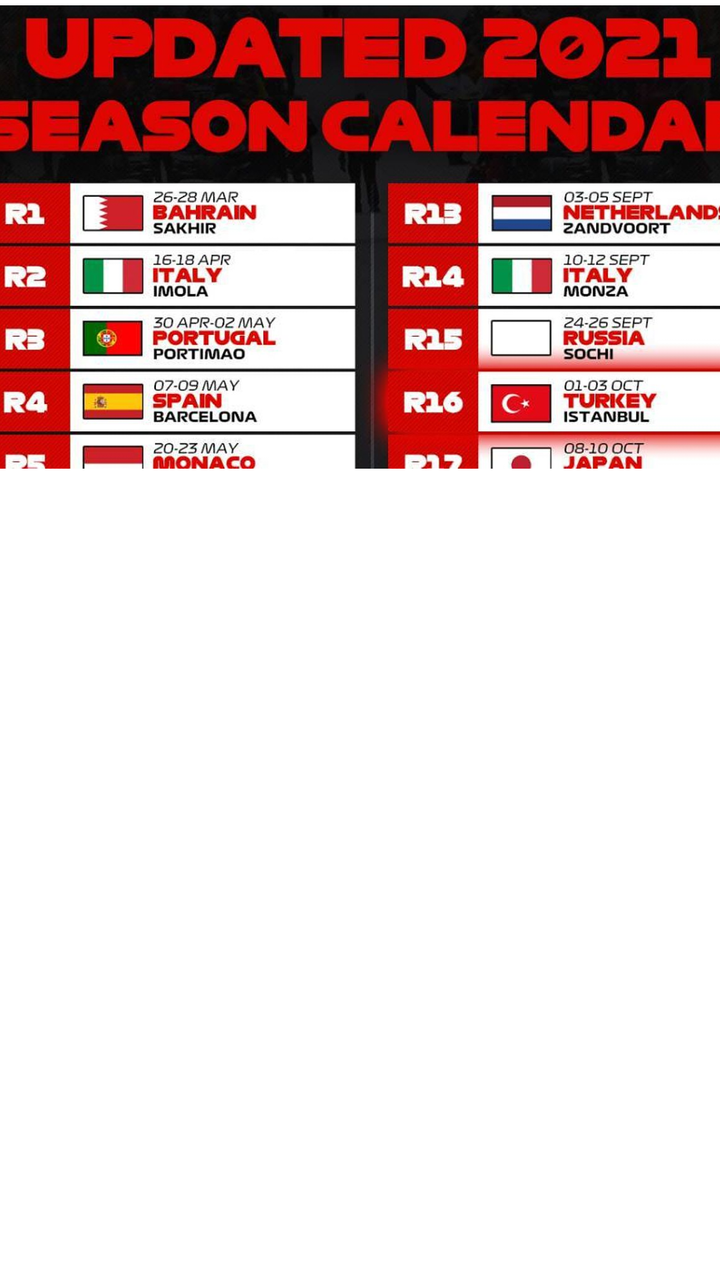
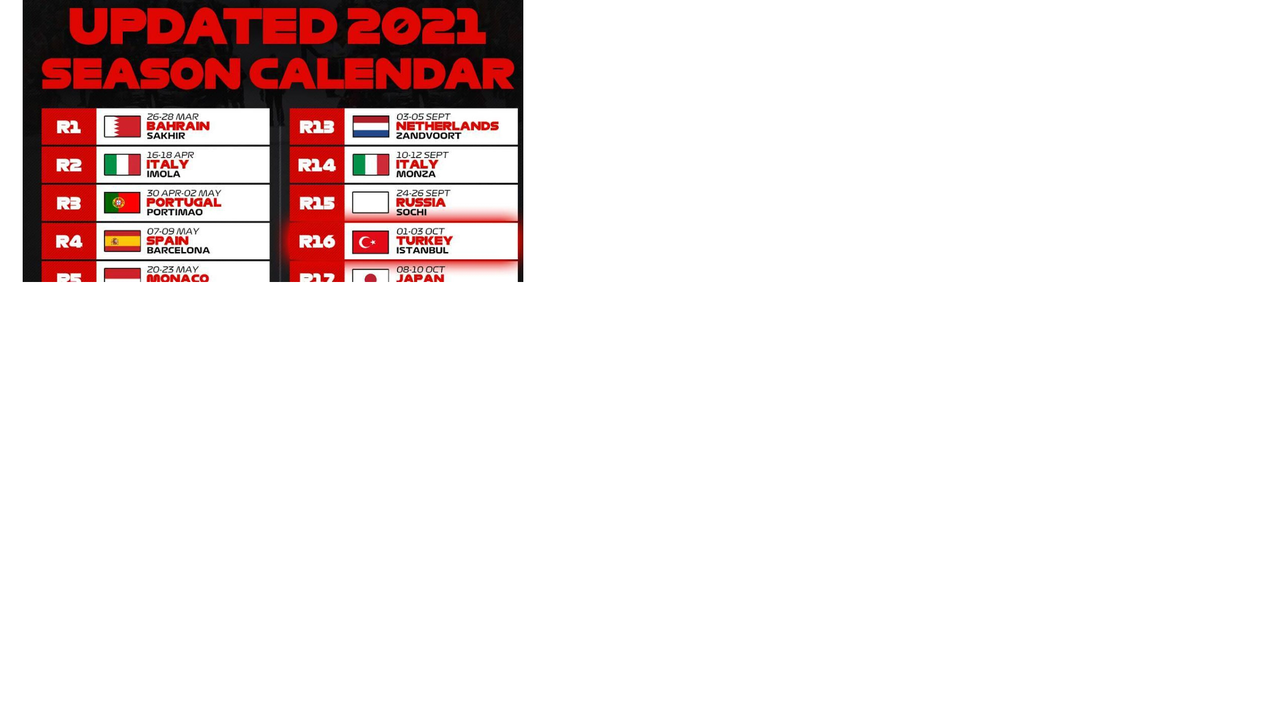

Two renders of one Android screen. The first uses the default layout on a phone; the second uses the alternative layout the repository ships for a different screen configuration, on a matching device. The two XML files are below.
<!-- AndroidManifest.xml: application theme Theme.FormulaOne -->
<!-- res/layout/activity_schedule.xml -->
<?xml version="1.0" encoding="utf-8"?>
<androidx.constraintlayout.widget.ConstraintLayout xmlns:android="http://schemas.android.com/apk/res/android"
    xmlns:app="http://schemas.android.com/apk/res-auto"
    xmlns:tools="http://schemas.android.com/tools"
    android:layout_width="match_parent"
    android:layout_height="match_parent"
    tools:context=".Schedule">

    <androidx.recyclerview.widget.RecyclerView
        android:id="@+id/scheduleRecycler"
        android:layout_width="413dp"
        android:layout_height="423dp"
        app:layout_constraintBottom_toBottomOf="parent"
        app:layout_constraintEnd_toEndOf="parent"
        app:layout_constraintStart_toStartOf="parent"
        app:layout_constraintTop_toBottomOf="@+id/imageView2"
        tools:listitem="@layout/schedulelayout" />

    <ImageView
        android:id="@+id/imageView2"
        android:layout_width="412dp"
        android:layout_height="237dp"
        app:layout_constraintEnd_toEndOf="parent"
        app:layout_constraintStart_toStartOf="parent"
        app:layout_constraintTop_toTopOf="parent"
        app:srcCompat="@drawable/schedule" />
</androidx.constraintlayout.widget.ConstraintLayout>
<!-- res/layout/schedulelayout.xml (included above) -->
<?xml version="1.0" encoding="utf-8"?>
<androidx.constraintlayout.widget.ConstraintLayout xmlns:android="http://schemas.android.com/apk/res/android"
    xmlns:app="http://schemas.android.com/apk/res-auto"
    android:layout_width="match_parent"
    android:layout_height="wrap_content">

    <TableLayout
        android:layout_width="0dp"
        android:layout_height="wrap_content"
        app:layout_constraintEnd_toEndOf="parent"
        app:layout_constraintStart_toStartOf="parent"
        app:layout_constraintTop_toTopOf="parent">

        <TableRow
            android:layout_width="match_parent"
            android:layout_height="match_parent">

            <TextView
                android:id="@+id/seasonText"
                android:layout_width="46dp"
                android:layout_height="wrap_content"
                android:text="2021" />

            <TextView
                android:id="@+id/roundText"
                android:layout_width="26dp"
                android:layout_height="wrap_content"
                android:text="20" />

            <TextView
                android:id="@+id/raceNameText"
                android:layout_width="147dp"
                android:layout_height="wrap_content"
                android:text="Race Name" />

            <TextView
                android:id="@+id/dateText"
                android:layout_width="81dp"
                android:layout_height="wrap_content"
                android:text="Date" />

            <TextView
                android:id="@+id/informationText"
                android:layout_width="wrap_content"
                android:layout_height="wrap_content"
                android:ellipsize="end"
                android:text="Information" />
        </TableRow>
    </TableLayout>
</androidx.constraintlayout.widget.ConstraintLayout>
<!-- resources referenced by this layout -->
<resources>
  <!-- drawable schedule: jpg bitmap (drawable-v24, 143215 bytes) -->
  <style name="Theme.FormulaOne" parent="Theme.MaterialComponents.DayNight.NoActionBar">
          
          <item name="colorPrimary">@color/purple_500</item>
          <item name="colorPrimaryVariant">@color/purple_700</item>
          <item name="colorOnPrimary">@color/white</item>
          
          <item name="colorSecondary">@color/teal_200</item>
          <item name="colorSecondaryVariant">@color/teal_700</item>
          <item name="colorOnSecondary">@color/black</item>
          
          <item name="android:statusBarColor" tools:targetApi="l">?attr/colorPrimaryVariant</item>
          
      </style>
</resources>
<!-- res/layout-land/activity_schedule.xml (the repository's variant of the layout above) -->
<!-- drawn on the phone turned sideways -->
<?xml version="1.0" encoding="utf-8"?>
<androidx.constraintlayout.widget.ConstraintLayout xmlns:android="http://schemas.android.com/apk/res/android"
    xmlns:app="http://schemas.android.com/apk/res-auto"
    xmlns:tools="http://schemas.android.com/tools"
    android:layout_width="match_parent"
    android:layout_height="match_parent"
    tools:context=".Schedule">

    <androidx.recyclerview.widget.RecyclerView
        android:id="@+id/scheduleRecycler"
        android:layout_width="385dp"
        android:layout_height="wrap_content"
        app:layout_constraintBottom_toBottomOf="parent"
        app:layout_constraintEnd_toEndOf="parent"
        app:layout_constraintHorizontal_bias="0.893"
        app:layout_constraintStart_toStartOf="parent"
        app:layout_constraintTop_toTopOf="parent"
        app:layout_constraintVertical_bias="0.0"
        tools:listitem="@layout/schedulelayout" />

    <ImageView
        android:id="@+id/imageView2"
        android:layout_width="273dp"
        android:layout_height="141dp"
        app:layout_constraintEnd_toStartOf="@+id/scheduleRecycler"
        app:layout_constraintHorizontal_bias="0.0"
        app:layout_constraintStart_toStartOf="parent"
        app:layout_constraintTop_toTopOf="parent"
        app:srcCompat="@drawable/schedule" />
</androidx.constraintlayout.widget.ConstraintLayout>
